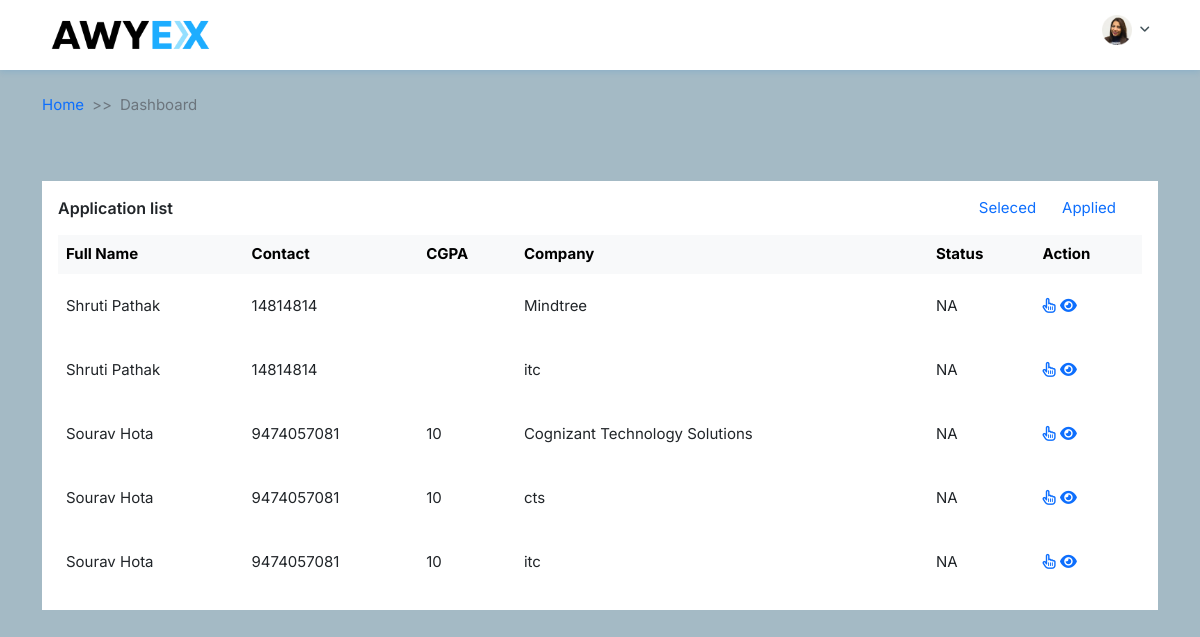
The page /admin_dash on the database its author committed.
### common/models.py (models this page shows, shortened)
class AppliedJobs(models.Model):
	STATUS_S=(
		('NA','NA'),
		('in_process','in_process'),
		('selected','selected'),
		('failed','failed')
	)
	user=models.ForeignKey(User,on_delete=models.CASCADE, null=True, blank=True )
	job=models.ForeignKey(Jobs,on_delete=models.CASCADE, null=True, blank=True )
	result=models.CharField(max_length=255, null=True, blank=True )
	status=models.CharField(max_length=255, choices=STATUS_S, default='NA' )

class User(AbstractBaseUser, PermissionsMixin):
	username = models.CharField(max_length=100, unique=True, null=True,blank=True)
	password = models.TextField(null=True,blank=True)
	email = models.EmailField(null=True,blank=True)
	first_name = models.CharField(max_length=100, null=True)
	last_name = models.CharField(max_length=100, null=True)
	is_staff = models.BooleanField(default=False)
	created_on = models.DateField(auto_now_add=True)
	is_active = models.BooleanField(default=True)
	contact_number = models.CharField(max_length=10, null=True)
	USERNAME_FIELD = "username"
	REQUIRED_FIELDS = ["email","password"]
	objects = MyAccountManager()
	def get_full_name(self):
		full_name = None
		if self.first_name or self.last_name:
			full_name = self.first_name + " " + self.last_name
		return full_name if full_name else self.email
	@property
	def full_name(self):
		return self.get_full_name()

class Jobs(models.Model):
	title = models.CharField(max_length=255, null=True, blank=True)
	package= models.CharField(max_length=255, null=True, blank=True)
	company = models.CharField(max_length=255, null=True, blank=True)
	openings = models.CharField(max_length=255, null=True, blank=True)
	profile = models.CharField(max_length=255, null=True, blank=True)
	start_date = models.CharField(max_length=255, null=True, blank=True)
	end_date = models.CharField(max_length=255, null=True, blank=True)
	minimum_cgpa = models.CharField(max_length=255, null=True, blank=True)

class StudentDetails(models.Model):
	user=models.ForeignKey(User,on_delete=models.CASCADE, null=True, blank=True)
	cv=models.ImageField(upload_to="cv/", null=True, blank=True)
	cgpa = models.CharField(max_length=255, null=True, blank=True)
	tenth_marks=models.CharField(max_length=255, null=True, blank=True)
	twelveth_marks=models.CharField(max_length=255, null=True, blank=True)
	dob=models.CharField(max_length=255, null=True, blank=True)
	skills=models.CharField(max_length=255, null=True, blank=True)
	coding_langs=models.CharField(max_length=255, null=True, blank=True)
	address=models.CharField(max_length=255, null=True, blank=True)
	pan=models.CharField(max_length=255, null=True, blank=True)
	aadhaar=models.CharField(max_length=255, null=True, blank=True)

### common/views.py (the view)
# urls.py: path('admin_dash',AdminDashboard.as_view(), name="admin_dash"),
class AdminDashboard(View):
    template= 'admin/admin_dashboard.html'
    def get(self, request):
        job_list= AppliedJobs.objects.all().order_by('-id')
        context= {
            'job_list':job_list
        }
        return render(request, self.template, context)

### common/templatetags/joblist.py (called while the page is built)
@register.simple_tag
def check_apply(job, user):
    apply_result= False
    status= 'NA'
    data={}
    try:
        job= AppliedJobs.objects.get(job=job, user=user)
        apply_result= True
        status= job.status
        data['apply_result']=apply_result
        data['status']=status
    except:
        data['apply_result']=apply_result
        data['status']=status
    return data

@register.filter
def check_apply_filter(data_dict, filter):
    return data_dict[filter]

@register.simple_tag
def get_profile(user):
    print(user)
    try:
        profile= StudentDetails.objects.get(user=user)
        return profile
    except:
        return None

### templates/admin/admin_dashboard.html
{% extends "starter.html" %}
{% load static %}
{% load joblist %}
{% block content %}
  <section class="table-list">
    <div class="container">
      <div class="row">
        <div class="col-12">
          <div class="card">
            <div class="card-body">
              <div class="card-widght">
                <div class="d-flex align-items-center">
                  <h4 class="header-title mb-0">Application list</h4>
                 </div>
                 <div class="search">
                  <a href="">
                    Seleced
                  </a>
                  <a href="">
                    Applied
                  </a>
                </div>
              </div>
              <div id="cardCollpase4" class="collapse show">
                <div class="table-responsive pt-3">
                  <table class="table table-centered table-nowrap table-borderless mb-0 table-hover">
                    <thead class="table-light">
                      <tr>
                        <th>Full Name</th>
                        <th>Contact</th>
                        <th>CGPA</th>
                        <th>Company</th>
                        <th>Status</th>
                        <th>Action</th>
                      </tr>
                    </thead>
                    <tbody>
                    {% for job in job_list %}
                    {% get_profile job.user as profile %}
                    {% check_apply job request.user as job_data_list %}
                      <tr>
                        <td>{{job.user.full_name}}</td>
                        <td>{{job.user.contact_number}}</td>
                         <td>{{profile.cgpa}}</td>
                        <td>
                          {{job.job.company}}
                        </td>
                        <td>{{job.status}}</td>
                        <td>
                        {% if job_data_list|check_apply_filter:'apply_result' == False %}
                        <a target="_blank" href=""><i class="fa-regular fa-hand-pointer"></i></a>
                        {% endif %}
                        <a target="_blank" href=""><i class="fa-solid fa-eye"></i></a>
                        </td>
                      </tr>
                    {% endfor %}
                    </tbody>
                  </table>
                </div>
              </div>
            </div>
          </div>
        </div>
      </div>
    </div>
  </section>
{% endblock content %}

### common/static/common/css/style.css (style rules this page uses)
body { margin: 0; padding: 0; -webkit-box-sizing: border-box; box-sizing: border-box; font-family: 'Inter', sans-serif; font-size: 15px; background-color: #a4bac5; }
h4 { font-size: 16px; }
a { color: #0d6efd; text-decoration: none; }
.table-list { margin-bottom: 4rem; }
.table-list .card { border: none; border-radius: 0; margin-top: 3rem; }
.table-list .card .card-body .card-widght { display: -webkit-box; display: -ms-flexbox; display: flex; -webkit-box-align: center; -ms-flex-align: center; align-items: center; -webkit-box-pack: justify; -ms-flex-pack: justify; justify-content: space-between; }
.table-list .card .card-body .card-widght h4 { font-size: 16px; font-weight: 600; }
.table-list .card .card-body .card-widght .search { display: -webkit-box; display: -ms-flexbox; display: flex; -webkit-box-align: center; -ms-flex-align: center; align-items: center; }
.table-list .card .card-body .card-widght .search a { margin-right: 26px; }
.table-list .card .card-body .table-responsive .table tbody tr { line-height: 48px; }

### rows shown on the page
AppliedJobs: user.full_name "Shruti Pathak", user.contact_number "14814814", job.company "Mindtree", status "NA"
AppliedJobs: user.full_name "Shruti Pathak", user.contact_number "14814814", job.company "itc", status "NA"
AppliedJobs: user.full_name "Sourav Hota", user.contact_number "9474057081", job.company "Cognizant Technology Solutions", status "NA"
StudentDetails: cgpa "10"
AppliedJobs: user.full_name "Sourav Hota", user.contact_number "9474057081", job.company "cts", status "NA"
AppliedJobs: user.full_name "Sourav Hota", user.contact_number "9474057081", job.company "itc", status "NA"
